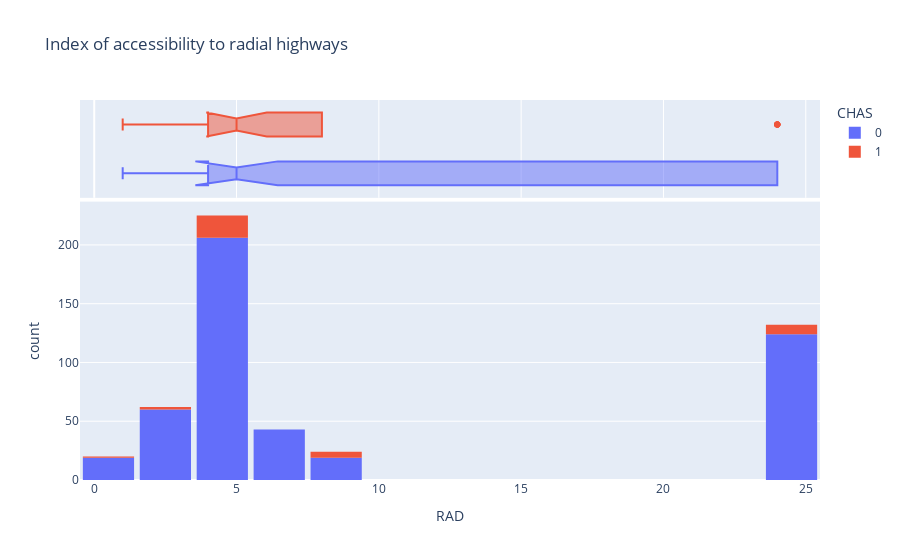

Here is the notebook cell this chart was saved with:
### Markdown cell above
## RAD: index of accessibility to radial highways

### Code cell
fig = px.histogram(house_df, x='RAD', marginal='box', color='CHAS', 
             title="Index of accessibility to radial highways")
fig.update_layout(bargap=0.1)
fig.show()

### Figure 1 — Plotly figure (JSON) as saved in the notebook; plotly's stock layout.template omitted (floating-point values rounded to 4 significant figures; data arrays with more than 128 entries replaced by an {"elided": "..."} marker saying what was removed)
{"data": [{"alignmentgroup": "True", "bingroup": "x", "hovertemplate": "CHAS=0<br>RAD=%{x}<br>count=%{y}<extra></extra>", "legendgroup": "0", "marker": {"color": "#636efa", "pattern": {"shape": ""}}, "name": "0", "offsetgroup": "0", "orientation": "v", "showlegend": true, "type": "histogram", "x": {"elided": "471 int values"}, "xaxis": "x", "yaxis": "y"}, {"alignmentgroup": "True", "hovertemplate": "CHAS=0<br>RAD=%{x}<extra></extra>", "legendgroup": "0", "marker": {"color": "#636efa"}, "name": "0", "notched": true, "offsetgroup": "0", "showlegend": false, "type": "box", "x": {"elided": "471 int values"}, "xaxis": "x2", "yaxis": "y2"}, {"alignmentgroup": "True", "bingroup": "x", "hovertemplate": "CHAS=1<br>RAD=%{x}<br>count=%{y}<extra></extra>", "legendgroup": "1", "marker": {"color": "#EF553B", "pattern": {"shape": ""}}, "name": "1", "offsetgroup": "1", "orientation": "v", "showlegend": true, "type": "histogram", "x": [5, 5, 5, 5, 5, 5, 5, 4, 4, 4, 4, 4, 5, 5, 5, 8, 8, 8, 8, 8, 3, 3, 4, 4, 4, 5, 1, 24, 24, 24, 24, 24, 24, 24, 24], "xaxis": "x", "yaxis": "y"}, {"alignmentgroup": "True", "hovertemplate": "CHAS=1<br>RAD=%{x}<extra></extra>", "legendgroup": "1", "marker": {"color": "#EF553B"}, "name": "1", "notched": true, "offsetgroup": "1", "showlegend": false, "type": "box", "x": [5, 5, 5, 5, 5, 5, 5, 4, 4, 4, 4, 4, 5, 5, 5, 8, 8, 8, 8, 8, 3, 3, 4, 4, 4, 5, 1, 24, 24, 24, 24, 24, 24, 24, 24], "xaxis": "x2", "yaxis": "y2"}], "layout": {"bargap": 0.1, "barmode": "relative", "legend": {"title": {"text": "CHAS"}, "tracegroupgap": 0}, "title": {"text": "Index of accessibility to radial highways"}, "xaxis": {"anchor": "y", "domain": [0, 1], "title": {"text": "RAD"}}, "xaxis2": {"anchor": "y2", "domain": [0, 1], "matches": "x", "showgrid": true, "showticklabels": false}, "yaxis": {"anchor": "x", "domain": [0, 0.7326], "title": {"text": "count"}}, "yaxis2": {"anchor": "x2", "domain": [0.7426, 1], "matches": "y2", "showgrid": false, "showline": false, "showticklabels": false, "ticks": ""}}}
